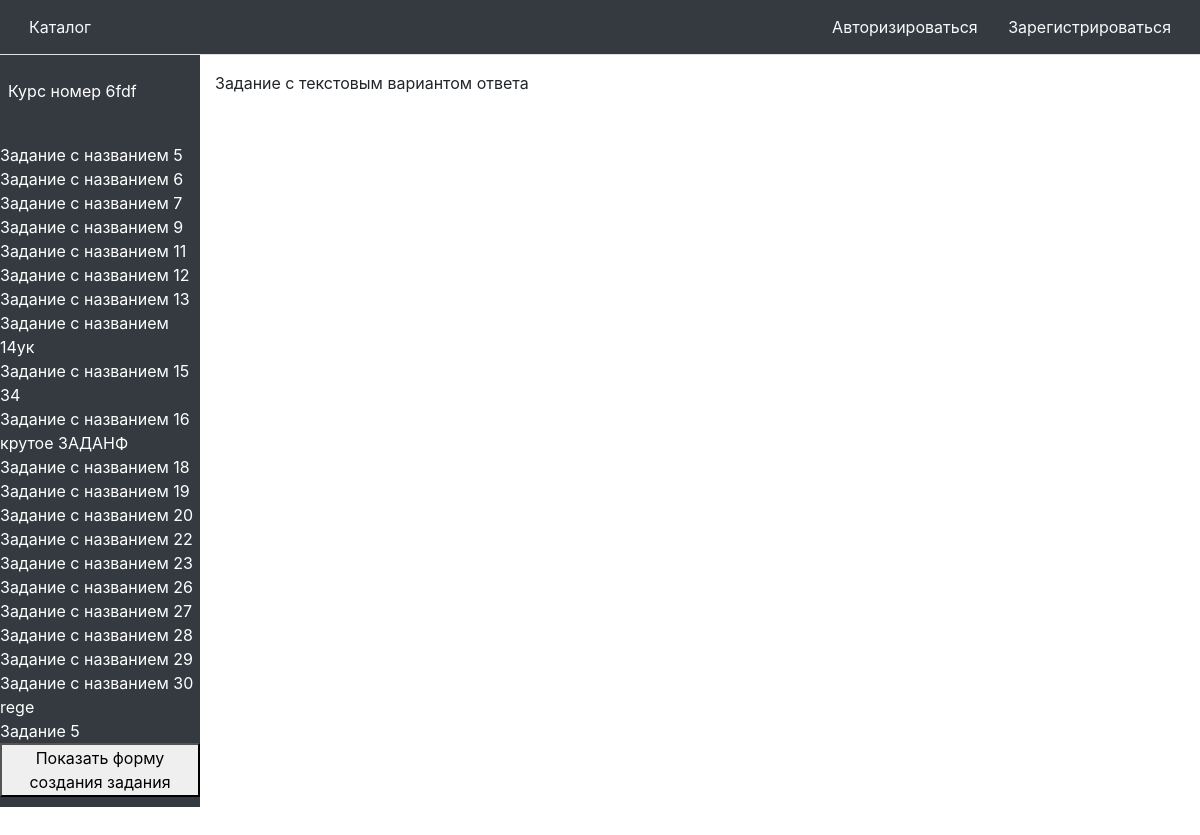
The app's page /edit_tasks_of_course/6 with its own data.
### models/course.py (models this page shows)
class Course(db.Model):
    id = db.Column(db.Integer, primary_key=True)
    name = db.Column(db.String(512))
    description = db.Column(db.String(4096))
    attempts = db.relationship('Attempt', backref='attempt_course', lazy=True)
    tasks = db.relationship('Task', backref='task_course', lazy=True)
    author_id = db.Column(db.Integer, db.ForeignKey('user.id'))

### models/task.py (models this page shows)
class Task(db.Model):
    id = db.Column(db.Integer, primary_key=True)
    name = db.Column(db.String(512))
    description = db.Column(db.String(4096))
    task_type = db.Column(db.Integer)
    course = db.Column(db.Integer, db.ForeignKey('course.id'))
    answers = db.relationship('Answer', backref='answer_task', lazy=True)

### controllers/course.py (the view, shortened to what this page needs)
@app.route('/edit_tasks_of_course/<id>', methods=["POST", "GET"])
def edit_tasks_of_course(id=None, selected_task_id=None):
    course = request.form.get('course')
    user = request.form.get('user')
    tasks = get_task_list(id, 100, False)
    selected_task_id = request.values.get('selected_task_id')
    if request.values.get('edit-task'):
        task_to_edit = get_task(request.values.get('selected_task_id'))
        task_to_edit.name = request.values.get('task_name')
        task_to_edit.description = request.values.get('task_description')
        selected_task = get_task(int(selected_task_id))
        if task_to_edit.task_type != 3:
            correct_answers = [int(v) for v in request.form.getlist('correct-answers[]')]
            for answer in task_to_edit.answers:
                answer.is_correct = 1 if answer.id in correct_answers else 0
        answers = request.form.getlist('ans[]')
        for i in range(len(task_to_edit.answers)):
            task_to_edit.answers[i].value = answers[i]
        db.session.commit()
    elif request.values.get('submit-delete-task'):
        task_do_delete = get_task(request.values.get('selected_task_id'))
        db.session.delete(task_do_delete)
        db.session.commit()
        selected_task = None
        return redirect(url_for('edit_tasks_of_course', id=id))
    elif request.values.get('selected_task_id'):
        selected_task = get_task(int(selected_task_id))
    else:
        selected_task = None
    return render_template('edit_course_tasks.html',
                           course=get_course(id),
                           user=user,
                           task_list=tasks,
                           selected_task=selected_task)

### models/course.py (called while the page is built)
def get_course(id):
    return Course.query.filter_by(id=id).first()

### models/task.py (called while the page is built)
def get_task_list(course_id, count, use_random):
    if (use_random):
        return list(db.session.execute(db.select(Task).filter_by(course=course_id).order_by(func.random()).limit(count)).scalars())
    else:
        return list(db.session.execute(
            db.select(Task).filter_by(course=course_id).limit(count)).scalars())

### templates/edit_course_tasks.html (shortened to what this page needs)
{% from 'header.html' import header %}
{% from 'new_task_form.html' import new_task %}
{% from 'edit_task_form.html' import edit_task %}
<!DOCTYPE html>
<html lang="en">
{{ header("Каталог", current_user) }}
<body>
<div class="container-fluid">
    <div class="row flex-nowrap">
        <div class="col-md-2 col-xl-2 px-0 bg-dark d-flex flex-column align-items-center align-items-sm-start text-white"
             style="height: 94vh">
            <div class="w-100 pt-4 pb-4 p-2">
                <p>{{ course.name }}</p>
            </div>
            {% for task in task_list %}
                <li class="nav nav-pills flex-column mb-sm-auto mb-0 w-100 align-items-center align-items-sm-start"
                    id="menu">
                    <a class="text-white"
                       href="{{ url_for('edit_tasks_of_course', id=course.id, selected_task_id=task.id) }}">{{ task.name }}</a>
                </li>
            {% endfor %}
            <button id="show-form-btn">Показать форму создания задания</button>
            <div class="w-100 pt-4 pb-4 p-2">
            </div>
        </div>
        <div class="col py-3">
            {% if selected_task.task_type == 1 %}
                <p>Задание с одним вариантом ответа</p>
            {% elif selected_task.task_type == 2 %}
                <p>Задание с несколькими вариантами ответа</p>
            {% else %}
                <p>Задание с текстовым вариантом ответа</p>
            {% endif %}
            <div class="col py-3">
            </div>
        </div>
    </div>
</div>
</body>
</html>

### static/styles.css (style rules this page uses)
a:link { text-decoration: none; }

### records on screen
Course: name "Курс номер 6fdf"
Task: name "Задание c названием 5"
Task: name "Задание c названием 6"
Task: name "Задание c названием 7"
Task: name "Задание c названием 9"
Task: name "Задание c названием 11"
Task: name "Задание c названием 12"
Task: name "Задание c названием 13"
Task: name "Задание c названием 14ук"
Task: name "Задание c названием 15 34"
Task: name "Задание c названием 16"
Task: name "крутое ЗАДАНФ"
Task: name "Задание c названием 18"
Task: name "Задание c названием 19"
Task: name "Задание c названием 20"
Task: name "Задание c названием 22"
Task: name "Задание c названием 23"
Task: name "Задание c названием 26"
Task: name "Задание c названием 27"
Task: name "Задание c названием 28"
Task: name "Задание c названием 29"
Task: name "Задание c названием 30"
Task: name "rege"
Task: name "Задание 5"
